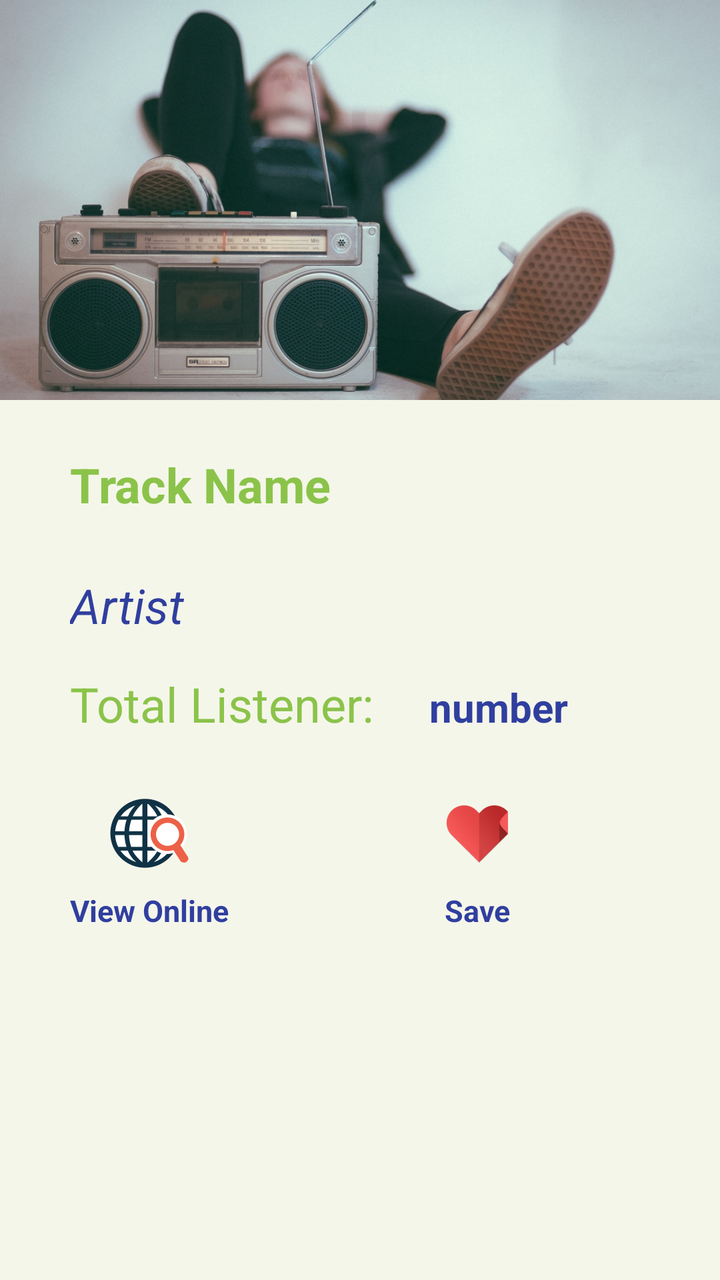
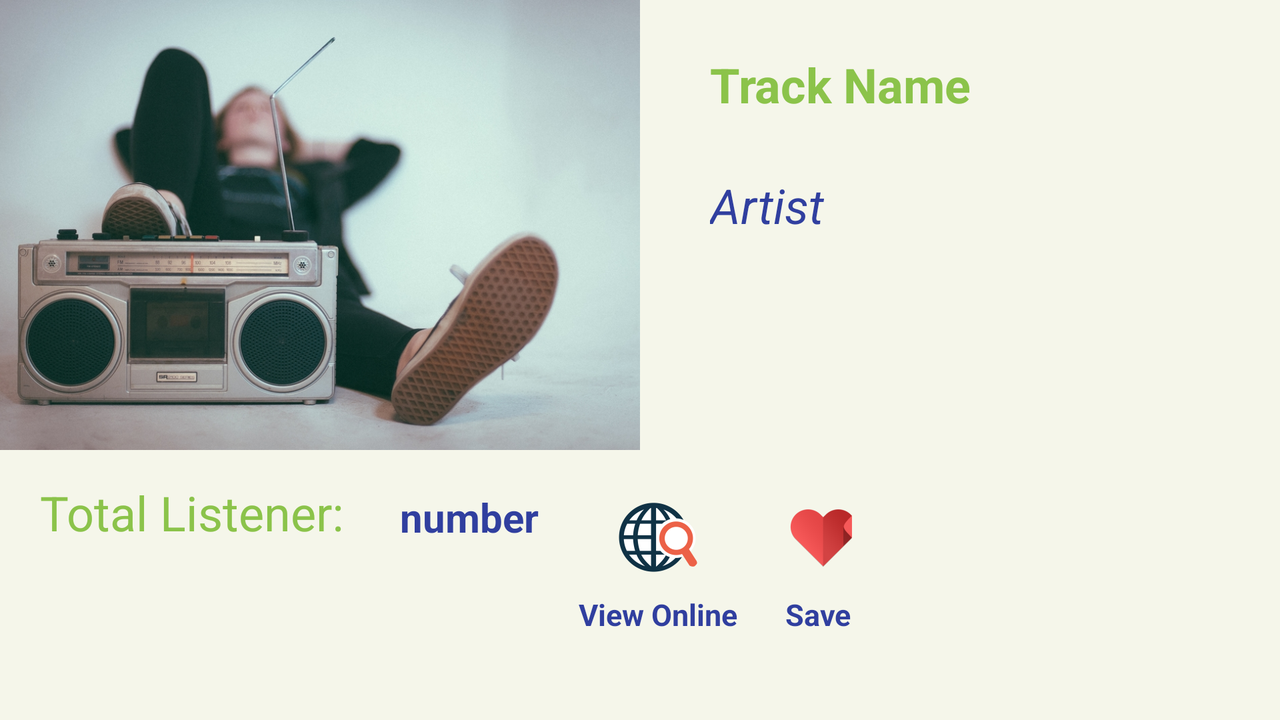

The same Android screen from two of the app's own layout files: first res/layout/ as a phone draws it, then the repository's variant for another configuration, drawn on a device whose configuration selects that folder. Both files follow.
<!-- AndroidManifest.xml: application theme AppTheme -->
<!-- res/layout/fragment_track_detail.xml -->
<FrameLayout xmlns:android="http://schemas.android.com/apk/res/android"
    xmlns:tools="http://schemas.android.com/tools"
    android:layout_width="match_parent"
    android:layout_height="match_parent"
    tools:context="com.epicodus.parallelmusic.ui.TrackDetailFragment">

    <LinearLayout
        android:orientation="vertical"
        android:layout_width="match_parent"
        android:layout_height="match_parent"
        android:background="@android:color/holo_blue_dark">

        <ImageView
            android:id="@+id/trackDetailImageView"
            android:layout_width="match_parent"
            android:layout_height="200dp"
            android:scaleType="centerCrop"
            android:src="@drawable/background" />

        <RelativeLayout
            android:layout_width="match_parent"
            android:layout_height="match_parent"
            android:background="#f5f6ea">

            <TextView
                android:id="@+id/trackNameDetailTextView"
                android:layout_width="wrap_content"
                android:layout_height="wrap_content"
                android:layout_alignParentLeft="true"
                android:layout_alignParentStart="true"
                android:layout_alignParentTop="true"
                android:layout_marginLeft="35dp"
                android:layout_marginStart="35dp"
                android:layout_marginTop="26dp"
                android:text="Track Name"
                android:textColor="@color/colorPrimaryText"
                android:textSize="24sp"
                android:textStyle="bold" />

            <TextView
                android:id="@+id/trackArtistDetailTextView"
                android:layout_width="wrap_content"
                android:layout_height="wrap_content"
                android:layout_alignLeft="@+id/trackNameDetailTextView"
                android:layout_alignStart="@+id/trackNameDetailTextView"
                android:layout_below="@+id/trackNameDetailTextView"
                android:layout_marginTop="28dp"
                android:text="Artist"
                android:textColor="@color/colorPrimaryDark"
                android:textSize="24sp"
                android:textStyle="italic" />

            <TextView
                android:id="@+id/listenerTextView"
                android:layout_width="wrap_content"
                android:layout_height="wrap_content"
                android:layout_alignBaseline="@+id/totalTextView"
                android:layout_alignBottom="@+id/totalTextView"
                android:layout_marginLeft="22dp"
                android:layout_marginStart="22dp"
                android:layout_toEndOf="@+id/totalTextView"
                android:layout_toRightOf="@+id/totalTextView"
                android:text="number"
                android:textColor="@color/colorPrimaryDark"
                android:textSize="20sp"
                android:textStyle="bold" />

            <TextView
                android:id="@+id/webTextView"
                android:layout_width="wrap_content"
                android:layout_height="wrap_content"
                android:layout_alignLeft="@+id/totalTextView"
                android:layout_alignStart="@+id/totalTextView"
                android:layout_below="@+id/totalTextView"
                android:layout_marginTop="25dp"
                android:drawablePadding="4dp"
                android:drawableTop="@mipmap/ic_web"
                android:text="View Online"
                android:textColor="@color/colorPrimaryDark"
                android:textSize="15sp"
                android:textStyle="bold" />

            <ImageButton
                android:id="@+id/saveTrackButton"
                android:layout_width="wrap_content"
                android:layout_height="wrap_content"
                android:layout_alignLeft="@+id/listenerTextView"
                android:layout_alignStart="@+id/listenerTextView"
                android:layout_alignTop="@+id/webTextView"
                android:background="#f5f6ea"
                android:src="@mipmap/ic_like" />

            <TextView
                android:id="@+id/textView5"
                android:layout_width="wrap_content"
                android:layout_height="wrap_content"
                android:layout_alignBaseline="@+id/webTextView"
                android:layout_alignBottom="@+id/webTextView"
                android:layout_alignEnd="@+id/saveTrackButton"
                android:layout_alignLeft="@+id/saveTrackButton"
                android:layout_alignRight="@+id/saveTrackButton"
                android:layout_alignStart="@+id/saveTrackButton"
                android:text="Save"
                android:textAlignment="center"
                android:textColor="@color/colorPrimaryDark"
                android:textSize="15sp"
                android:textStyle="bold" />

            <TextView
                android:id="@+id/totalTextView"
                android:layout_width="wrap_content"
                android:layout_height="wrap_content"
                android:layout_alignLeft="@+id/trackArtistDetailTextView"
                android:layout_alignStart="@+id/trackArtistDetailTextView"
                android:layout_below="@+id/trackArtistDetailTextView"
                android:layout_marginTop="17dp"
                android:text="Total Listener: "
                android:textColor="@color/colorSecondaryText"
                android:textSize="24sp" />

        </RelativeLayout>


    </LinearLayout>

</FrameLayout>
<!-- resources referenced by this layout -->
<resources>
  <color name="colorPrimaryDark">#303f9f</color>
  <color name="colorPrimaryText">#8bc34a</color>
  <color name="colorSecondaryText">#8bc34a</color>
  <!-- drawable background: jpg bitmap (drawable, 387837 bytes) -->
  <!-- mipmap ic_like: png bitmap (mipmap-hdpi, 1804 bytes) -->
  <!-- mipmap ic_web: png bitmap (mipmap-hdpi, 2881 bytes) -->
  <style name="AppTheme" parent="Theme.AppCompat.Light.DarkActionBar" />
</resources>
<!-- res/layout-land/fragment_track_detail.xml (the repository's variant of the layout above) -->
<!-- drawn on the phone turned sideways -->
<?xml version="1.0" encoding="utf-8"?>
<FrameLayout xmlns:android="http://schemas.android.com/apk/res/android"
    xmlns:tools="http://schemas.android.com/tools"
    android:layout_width="match_parent"
    android:layout_height="match_parent"
    tools:context="com.epicodus.parallelmusic.ui.TrackDetailFragment">

    <LinearLayout
        android:orientation="vertical"
        android:layout_width="match_parent"
        android:layout_height="match_parent">

        <LinearLayout
            android:orientation="horizontal"
            android:layout_weight="3"
            android:layout_width="match_parent"
            android:layout_height="match_parent">

            <ImageView
                android:layout_weight="1"
                android:id="@+id/trackDetailImageView"
                android:layout_width="match_parent"
                android:layout_height="match_parent"
                android:scaleType="centerCrop"
                android:src="@drawable/background" />

            <RelativeLayout
                android:layout_weight="1"
                android:layout_width="match_parent"
                android:layout_height="match_parent"
                android:background="#f5f6ea"
                >

                <TextView
                    android:id="@+id/trackNameDetailTextView"
                    android:layout_width="wrap_content"
                    android:layout_height="wrap_content"
                    android:layout_alignParentLeft="true"
                    android:layout_alignParentStart="true"
                    android:layout_alignParentTop="true"
                    android:layout_marginLeft="35dp"
                    android:layout_marginStart="35dp"
                    android:layout_marginTop="26dp"
                    android:text="Track Name"
                    android:textColor="@color/colorPrimaryText"
                    android:textSize="24sp"
                    android:textStyle="bold" />

                <TextView
                    android:id="@+id/trackArtistDetailTextView"
                    android:layout_width="wrap_content"
                    android:layout_height="wrap_content"
                    android:layout_alignLeft="@+id/trackNameDetailTextView"
                    android:layout_alignStart="@+id/trackNameDetailTextView"
                    android:layout_below="@+id/trackNameDetailTextView"
                    android:layout_marginTop="28dp"
                    android:text="Artist"
                    android:textColor="@color/colorPrimaryDark"
                    android:textSize="24sp"
                    android:textStyle="italic" />

            </RelativeLayout>

        </LinearLayout>

        <LinearLayout
            android:orientation="vertical"
            android:layout_weight="5"
            android:layout_width="match_parent"
            android:layout_height="match_parent"
            android:background="#f5f6ea">

            <RelativeLayout
                android:layout_width="match_parent"
                android:layout_height="match_parent"
                android:background="#f5f6ea">

                <TextView
                    android:id="@+id/webTextView"
                    android:layout_width="wrap_content"
                    android:layout_height="wrap_content"
                    android:layout_alignTop="@+id/listenerTextView"
                    android:layout_marginLeft="20dp"
                    android:layout_marginStart="20dp"
                    android:layout_toEndOf="@+id/listenerTextView"
                    android:layout_toRightOf="@+id/listenerTextView"
                    android:layout_weight="1"
                    android:drawablePadding="4dp"
                    android:drawableTop="@mipmap/ic_web"
                    android:text="View Online"
                    android:textColor="@color/colorPrimaryDark"
                    android:textSize="15sp"
                    android:textStyle="bold" />

                <ImageButton
                    android:id="@+id/saveTrackButton"
                    android:layout_width="wrap_content"
                    android:layout_height="wrap_content"
                    android:layout_alignTop="@+id/webTextView"
                    android:layout_marginLeft="18dp"
                    android:layout_marginStart="18dp"
                    android:layout_toEndOf="@+id/webTextView"
                    android:layout_toRightOf="@+id/webTextView"
                    android:background="#f5f6ea"
                    android:src="@mipmap/ic_like" />

                <TextView
                    android:id="@+id/textView5"
                    android:layout_width="wrap_content"
                    android:layout_height="wrap_content"
                    android:layout_alignBaseline="@+id/webTextView"
                    android:layout_alignBottom="@+id/webTextView"
                    android:layout_alignLeft="@+id/saveTrackButton"
                    android:layout_alignStart="@+id/saveTrackButton"
                    android:layout_marginLeft="6dp"
                    android:layout_marginStart="6dp"
                    android:text="Save"
                    android:textAlignment="center"
                    android:textColor="@color/colorPrimaryDark"
                    android:textSize="15sp"
                    android:textStyle="bold" />

                <TextView
                    android:id="@+id/listenerTextView"
                    android:layout_width="wrap_content"
                    android:layout_height="wrap_content"
                    android:layout_marginLeft="200dp"
                    android:layout_marginTop="20dp"
                    android:text="number"
                    android:textColor="@color/colorPrimaryDark"
                    android:textSize="20sp"
                    android:textStyle="bold" />


                <TextView
                    android:id="@+id/totalTextView"
                    android:layout_width="wrap_content"
                    android:layout_height="wrap_content"
                    android:layout_marginStart="20dp"
                    android:layout_marginTop="15dp"
                    android:text="Total Listener: "
                    android:textColor="@color/colorSecondaryText"
                    android:textSize="24sp" />
            </RelativeLayout>

        </LinearLayout>


    </LinearLayout>

</FrameLayout>
